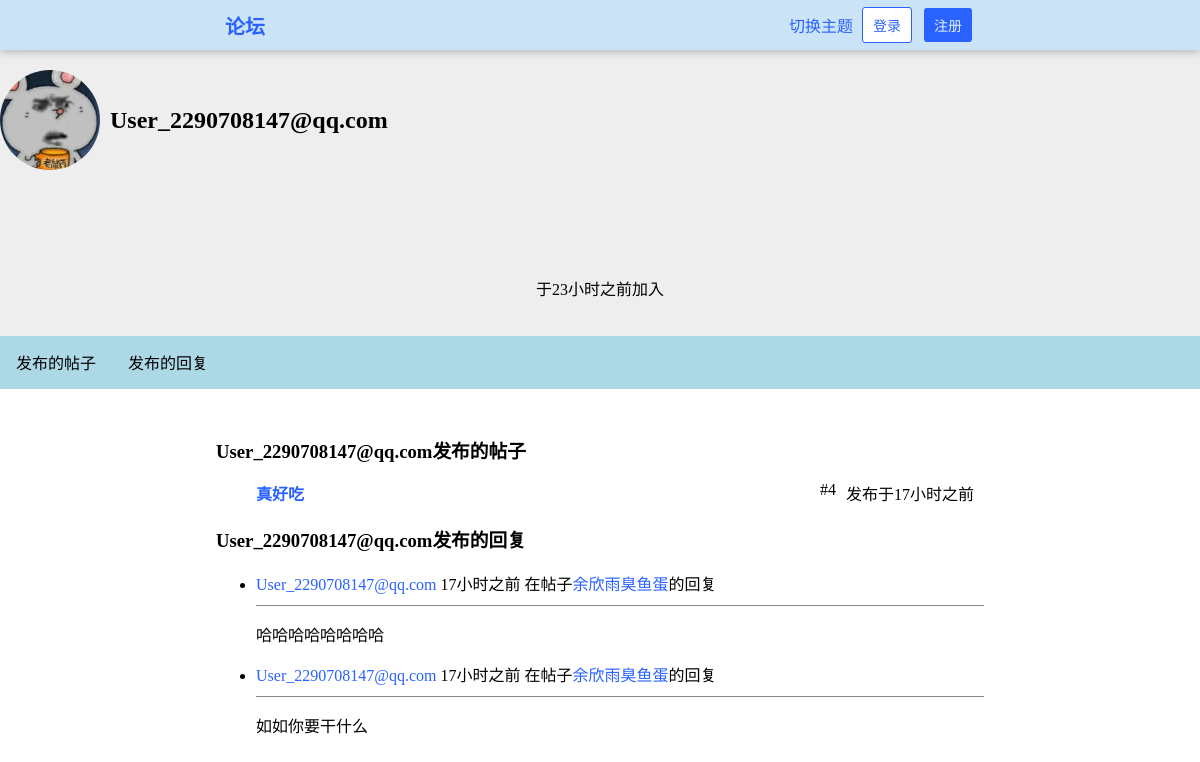
/user/2290708147@qq.com/, run on an earlier commit of the app's database.
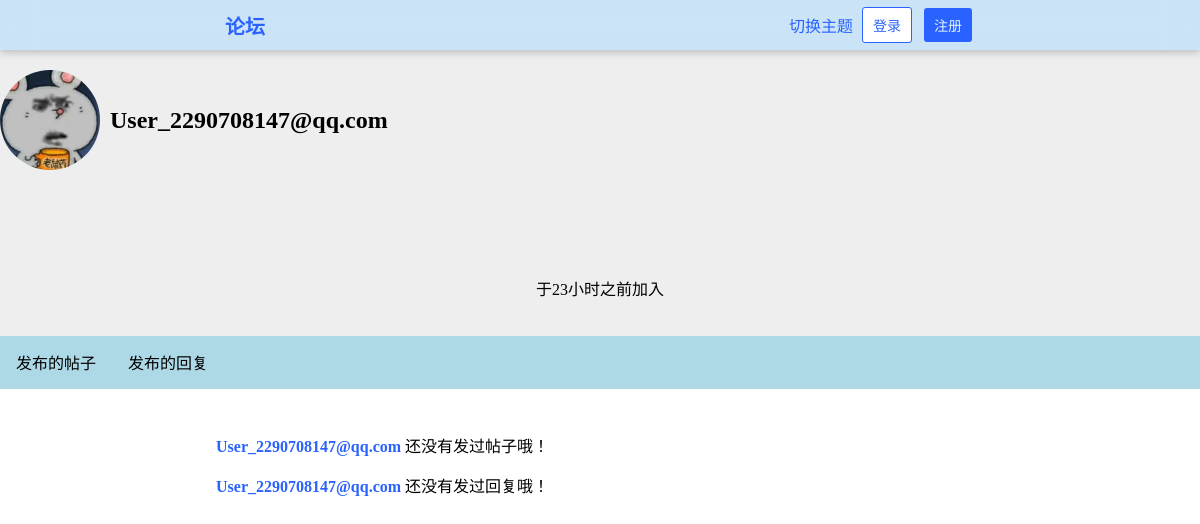
And on a later commit of the database.
### HustRava_app/models.py (models this page shows, shortened)
class User(models.Model):
    name = models.CharField(max_length=30,blank=True)
    email = models.EmailField(unique=True)
    password = models.CharField(max_length=30)
    created_at = models.DateTimeField(auto_now_add=True)
    bio = models.TextField(max_length = 100, blank=True)

class Post(models.Model):
    title = models.CharField(max_length=100)
    content = models.TextField()
    created_at = models.DateTimeField(auto_now_add=True)
    author = models.ForeignKey('User', on_delete = models.CASCADE, related_name = "posts")
    like_nums = models.IntegerField(default = 0)
    is_topped = models.BooleanField("置顶帖子", default=False)

class Comment(models.Model):
    content = models.TextField()
    created_at = models.DateTimeField(auto_now_add=True)
    author = models.ForeignKey('User', on_delete = models.CASCADE, related_name = "comments")
    post = models.ForeignKey('Post', on_delete = models.CASCADE, related_name = "comments")
    like_nums = models.IntegerField(default = 0)

### HustRava_app/views.py (the view)
# urls.py: path('user/<str:user_email>/', views.user, name="user"),                     # 用户 GET
def user(request, user_email):
    try:
        user = User.objects.get(email = user_email)
    except:
        raise Http404("用户不存在")
    if "logged_in_user" in request.session:
        return render(request, 'user.html', {
            'user': user,
            'posts': Post.objects.filter(author=user),
            'comments': Comment.objects.filter(author=user),
            'logged_in_user': request.session["logged_in_user"],
            'logged_in_user_email': request.session["logged_in_user_email"]
        })
    else:
        return render(request, 'user.html', {
            'user': user,
            'posts': Post.objects.filter(author=user),
            'comments': Comment.objects.filter(author=user),
        })

### HustRava_app/templates/user.html (shortened to what this page needs)
{% load humanize %}
{% load static %}
<!DOCTYPE html>
<html>
    <head>
        <link rel="stylesheet" type="text/css" href="{% static 'style.css' %}" />
        <link rel="stylesheet" type="text/css" href="{% static 'style-forum.css' %}" />
        <link rel="stylesheet" type="text/css" href="{% static 'style-dark.css' %}" />
    </head>
    <body>
        <header class="header">
            <a href="/" class="a-button header-title">论坛</a>
            {% if logged_in_user %}
                <div class="dropdown">
                    <button class="button-dropdown">{{ logged_in_user }}</button>
                    <div class="dropdown-content">
                        <ul>
                            <li><a href="/user/{{ logged_in_user_email }}"><div>个人主页</div></a></li>
                            <li><a href="/settings/"><div>设置</div></a></li>
                            <li><a onclick="toggle_theme()"><div>切换主题</div></a></li>
                            <div class="hr" style="margin: 4% 3px;"></div>
                            <li><a href="/logout/"><div class="logout-button">退出登录</div></a></li>
                        </ul>
                    </div>
                </div>
            {% else %}
                <a onclick="toggle_theme()" style="cursor: pointer;">切换主题</a>
                <a href="/login/" class="a-button"><button class="button-white">登录</button></a>
                <a href="/register/" class="a-button"><button>注册</button></a>
            {% endif %}
        </header>
            <div id="main">
                <div class="banner" style="display: flex; align-items: center;">
					<img src="{% static 'images/user.jpg' %}" alt="用户头像" style="width: 100px; height: 100px; border-radius: 50%; margin-right: 10px;">
                    <h2>{{ user.name }}</h2>
					</div>
				<div  class="banner">
                    <p title="{{ user.created_at }}">于{{ user.created_at|naturaltime }}加入</p>
                </div>
			    <div>
				<ul class="navbar">
				 		<li><a href="#section1">发布的帖子</a></li>
						<li><a href="#reply">发布的回复</a></li>
				</ul>
				<br>
				</div>
                <div class="content">
                    {% if posts %}
						<section id="section1">
                        <h3>{{ user.name }}发布的帖子</h3>
                        <ul class="post-list">
                            {% for post in posts %}
                                <li class="flex"><a href="/post/{{ post.id }}/"><strong>{{ post.title }}</strong></a>
                                  <div class="header-spacer"></div>
                                    <span>#{{ post.id }}</span>
                                    <span><span title="{{ post.created_at }}">发布于{{ post.created_at|naturaltime }}</span></span>
                                </li>
                            {% endfor %}
                        </ul>
                    {% else %}
                        <p> <a href="/user/{{ user.email }}/"><strong>{{ user.name }}</strong></a> <span>还没有发过帖子哦！</span> </p>
                    {% endif %}
                    {% if comments %}
						<sectiom id="reply">
                        <h3>{{ user.name }}发布的回复</h3>
                  <ul class="comment-list">
                            {% for comment in comments %}
                                <li>
                                    <a href="/user/{{ comment.author.email }}">{{ comment.author.name }}</a>
                                    <span title="回复于{{ comment.created_at }}">{{ comment.created_at|naturaltime }}</span>
                                    <span>在帖子</span><a href="/post/{{ comment.post.id }}">{{ comment.post.title }}</a><span>的回复</span>
                                    <div class="hr"></div>
                                    {{ comment.content|linebreaks }}
                                </li>
                            {% endfor %}
                        </ul>
                    {% else %}
                        <p>
                            <a href="/user/{{ user.email }}/"><b>{{ user.name }}</b></a>
                            <span>还没有发过回复哦！</span>
                        </p>
                    {% endif %}
                </div>
            </div>
    </body>
</html>

### HustRava_app/static/style.css (style rules this page uses)
body { margin: 0; }
h1, h2, h3, h4, h5, h6, p { color: black; }
a { text-decoration: none; border: none; color: #2962FF; transition-duration: 0.3s; transition-timing-function: ease; border-bottom: 1px solid transparent; }
button, input[type="submit"] { padding: 7px 10px; font-size: 14px; color: #E3F2FD; border-radius: 3px; border: none; background-color: #2962FF; cursor: pointer; transition-duration: 0.3s; transition-timing-function: ease; }
.a-button { border: none !important; }
.header { width: 100%; height: 50px; background-color: #BBDEFBAA; backdrop-filter: blur(16px); box-shadow: 0px 2px 8px #8888; position: fixed; top: 0; left: 0; z-index: 100; display: flex; justify-content: center; align-items: center; }
.header * { margin: 0 3px; }
.button-white { background-color: #FFF; border: 1px solid #2962FF; color: #2962FF; }
.header-title { font-size: 20px; font-weight: bold; }

### HustRava_app/static/style-forum.css (style rules this page uses)
.banner { padding-top: 70px; padding-bottom: 20px; text-align: center; background-color: #EEE; }
.content { padding: 10px 18%; }

### HustRava_app/static/style-dark.css (style rules this page uses)
body, .header, #footer, h1, h2, h3, h4, h5, h6, p, span { transition: background-color 0.2s ease, color 0.2s ease; }

### HustRava_app/templates/user.html (style rules this page uses)
ul.navbar { list-style-type: none; margin: 0; padding: 0; overflow: hidden; background-color: #ADD8E6; }
ul.navbar li { float:LEFT; }
ul.navbar li a { display: block; color: black; text-align: center; padding: 14px 16px; text-decoration: none; }

What changed in the data, as far as the page shows it:
removed Post: title "真好吃", id "4", created_at "17小时之前"
removed Comment: author.name "User_2290708147@qq.com", created_at "17小时之前", post "余欣雨臭鱼蛋", content "哈哈哈哈哈哈哈哈"
removed Comment: author.name "User_2290708147@qq.com", created_at "17小时之前", post "余欣雨臭鱼蛋", content "如如你要干什么"
Also different on the page:
text no longer shown: "发布的帖子 发布的回复"
text now shown: "还没有发过帖子哦！ 还没有发过回复哦！"
